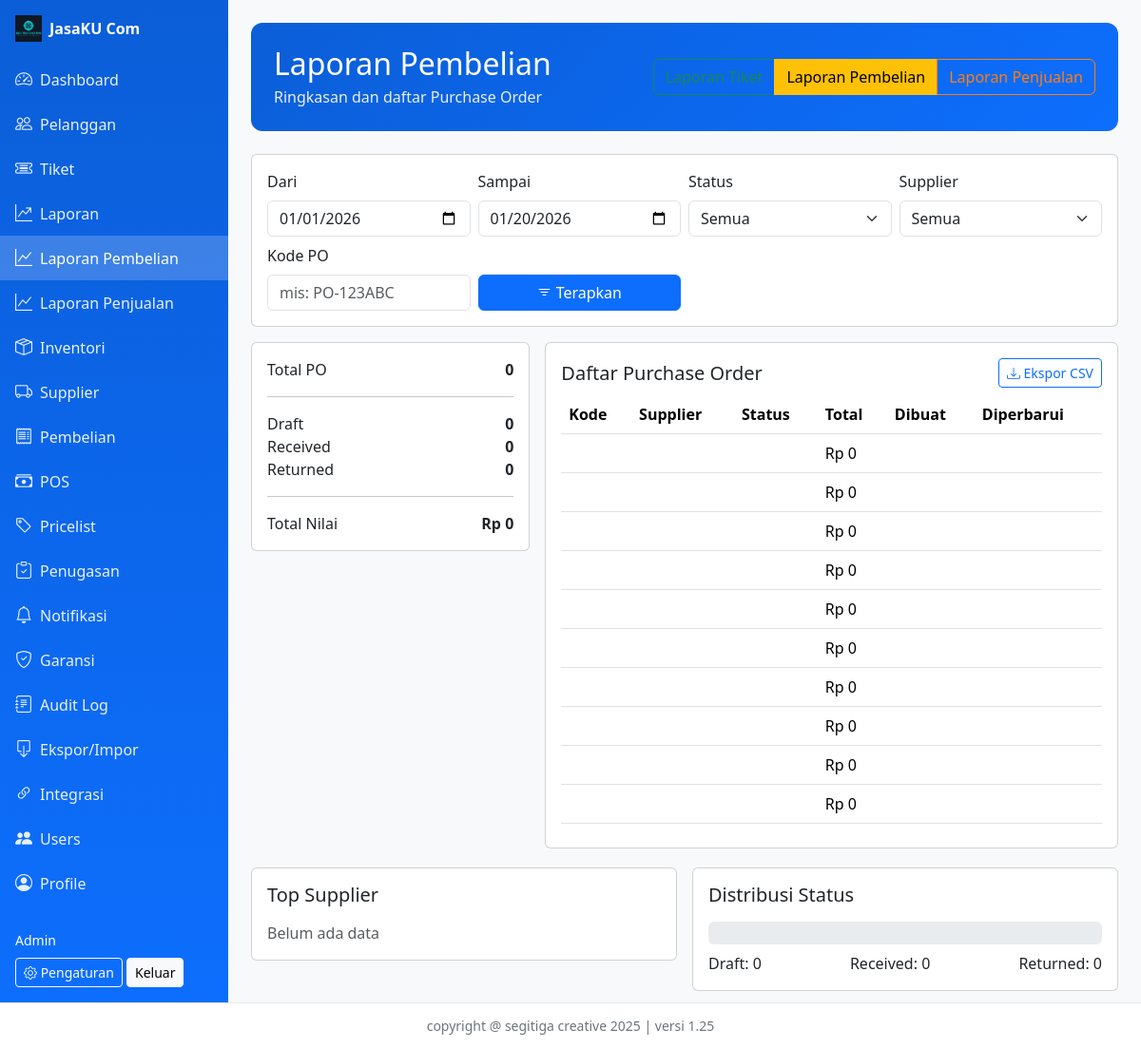
The page /index.php?r=report/purchase (signed in) on the database its author committed.
### tables this page shows
CREATE TABLE `settings` (
  `k` varchar(100) NOT NULL,
  `v` text DEFAULT NULL,
  `updated_at` timestamp NOT NULL DEFAULT current_timestamp() ON UPDATE current_timestamp()
);

### core/Controller.php (called while the page is built, shortened)
<?php
class Controller {
    protected function render($view, $params = []) {
        include __DIR__ . '/../views/layouts/main.php';
    }
}

### controllers/ReportController.php (called while the page is built, shortened)
<?php
require_once __DIR__ . '/../core/Controller.php';
require_once __DIR__ . '/../config/db.php';
class ReportController extends Controller {
    public function purchase() {
        $from = $_GET['from'] ?? date('Y-m-01');
        $to = $_GET['to'] ?? date('Y-m-d');
        $supplier_id = isset($_GET['supplier_id']) ? (int)$_GET['supplier_id'] : 0;
        $code = trim($_GET['code'] ?? '');
        $pdo = db();
        $params = [];
        $where = '1=1';
        if ($code === '' && $from !== '' && $to !== '') { $where .= ' AND po.created_at BETWEEN ? AND ?'; $params[] = $from.' 00:00:00'; $params[] = $to.' 23:59:59'; }
        $stmt = $pdo->prepare("SELECT COUNT(*) AS total,
            SUM(CASE WHEN po.status='Draft' THEN 1 ELSE 0 END) AS draft,
            SUM(CASE WHEN po.status='Received' THEN 1 ELSE 0 END) AS received,
            SUM(CASE WHEN po.status='Returned' THEN 1 ELSE 0 END) AS returned
            FROM purchase_orders po WHERE $where");
        $stmt->execute($params);
        $summary = $stmt->fetch() ?: [];
        $stmtAmt = $pdo->prepare("SELECT SUM(pi.qty*COALESCE(pi.price,0)) AS total_amount
            FROM purchase_orders po LEFT JOIN purchase_items pi ON pi.purchase_id=po.id WHERE $where");
        $stmtAmt->execute($params);
        $amtRow = $stmtAmt->fetch() ?: ['total_amount'=>0];
        $summary['total_amount'] = (float)($amtRow['total_amount'] ?? 0);
        $this->render('report/purchase', compact('from','to','status','supplier_id','code','summary','rows','topSup','suppliers'));
    }
}

### core/Router.php (called while the page is built, shortened)
<?php
class Router {
    public function dispatch() {
        $route = $_GET['r'] ?? 'home/index';
        [$controller, $action] = array_pad(explode('/', $route), 2, 'index');
        $obj = new $class();
        $obj->$action();
    }
}

### public/index.php (called while the page is built)
<?php
require_once __DIR__ . '/../core/Router.php';
$router = new Router();
$router->dispatch();

### config/db.php (called while the page is built, shortened)
<?php
function db() {
    static $instance;
    if ($instance) { return $instance; }
    $host = getenv('DB_HOST') ?: 'localhost';
    $db = getenv('DB_NAME') ?: 'jasaku_pos';
    $user = getenv('DB_USER') ?: 'root';
    $pass = getenv('DB_PASS') ?: '';
    $port = getenv('DB_PORT') ?: '';
    $dsn = $port ? "mysql:host=$host;port=$port;dbname=$db;charset=utf8mb4" : "mysql:host=$host;dbname=$db;charset=utf8mb4";
    $options = [
        PDO::ATTR_ERRMODE => PDO::ERRMODE_EXCEPTION,
        PDO::ATTR_DEFAULT_FETCH_MODE => PDO::FETCH_ASSOC
    ];
    try {
        $instance = new PDO($dsn, $user, $pass, $options);
    } catch (PDOException $e) {
        $msg = $e->getMessage();
        if (strpos($msg, 'Unknown database') !== false || strpos($msg, '1049') !== false) {
            $dsnBase = $port ? "mysql:host=$host;port=$port;charset=utf8mb4" : "mysql:host=$host;charset=utf8mb4";
            $tmp = new PDO($dsnBase, $user, $pass, $options);
            $tmp->exec("CREATE DATABASE IF NOT EXISTS `$db` CHARACTER SET utf8mb4 COLLATE utf8mb4_unicode_ci");
            $instance = new PDO($dsn, $user, $pass, $options);
        } else {
            http_response_code(500);
            throw $e;
        }
    }
    return $instance;
}

### views/report/purchase.php (the view, shortened to what this page needs)
<div class="dashboard-hero mb-4"><div class="d-flex justify-content-between align-items-center"><div><h2 class="mb-1">Laporan Pembelian</h2><div class="subtitle">Ringkasan dan daftar Purchase Order</div></div><div><div class="btn-group"><a href="index.php?r=report/index" class="btn btn-outline-success">Laporan Tiket</a><a href="index.php?r=report/purchase" class="btn btn-warning">Laporan Pembelian</a><a href="index.php?r=report/sales" class="btn" style="border:1px solid #fd7e14;color:#fd7e14">Laporan Penjualan</a></div></div></div></div>
<div class="card mb-3"><div class="card-body"><form method="get" action="index.php"><div class="row g-2 align-items-end"><div class="col-sm-3"><label class="form-label">Dari</label><input type="date" name="from" class="form-control" value="<?= htmlspecialchars($from) ?>"></div><div class="col-sm-3"><label class="form-label">Sampai</label><input type="date" name="to" class="form-control" value="<?= htmlspecialchars($to) ?>"></div><div class="col-sm-3"><label class="form-label">Status</label><select name="status" class="form-select"><option value="">Semua</option></select></div><div class="col-sm-3"><label class="form-label">Supplier</label><select name="supplier_id" class="form-select"><option value="0">Semua</option></select></div><div class="col-sm-3"><label class="form-label">Kode PO</label><input type="text" name="code" class="form-control" value="<?= htmlspecialchars($code??'') ?>" placeholder="mis: PO-123ABC"></div><div class="col-sm-3"><button class="btn btn-primary w-100" type="submit"><i class="bi bi-filter"></i> Terapkan</button></div></div></form></div></div>
<div class="row g-3">
  <div class="col-lg-4">
    <div class="card"><div class="card-body"><div class="d-flex justify-content-between"><div>Total PO</div><div class="fw-bold"><?= (int)($summary['total'] ?? 0) ?></div></div><hr><div class="d-flex justify-content-between"><div>Draft</div><div class="fw-bold"><?= (int)($summary['draft'] ?? 0) ?></div></div><div class="d-flex justify-content-between"><div>Received</div><div class="fw-bold"><?= (int)($summary['received'] ?? 0) ?></div></div><div class="d-flex justify-content-between"><div>Returned</div><div class="fw-bold"><?= (int)($summary['returned'] ?? 0) ?></div></div><hr><div class="d-flex justify-content-between"><div>Total Nilai</div><div class="fw-bold">Rp <?= number_format((float)($summary['total_amount'] ?? 0),0,',','.') ?></div></div></div></div>
  </div>
  <div class="col-lg-8">
    <div class="card"><div class="card-body">
      <div class="d-flex justify-content-between align-items-center mb-2"><h5 class="mb-0">Daftar Purchase Order</h5><div><a class="btn btn-outline-primary btn-sm" href="../api/purchases.php?format=csv&from=<?= urlencode($from) ?>&to=<?= urlencode($to) ?>&supplier_id=<?= (int)($supplier_id??0) ?>"><i class="bi bi-download"></i> Ekspor CSV</a></div></div>
      <div class="table-responsive" style="max-height: 460px; overflow-y: auto;"><table class="table table-hover"><thead><tr><th>Kode</th><th>Supplier</th><th>Status</th><th>Total</th><th>Dibuat</th><th>Diperbarui</th></tr></thead><tbody id="purchase-body">
      <?php foreach ($rows as $x): $total = (float)($x['total'] ?? ($x['SUM(pi.qty*COALESCE(pi.price,0))'] ?? ($x[4] ?? 0))); ?>
      <tr><td></td><td></td><td></td><td>Rp <?= number_format($total,0,',','.') ?></td><td></td><td></td></tr>
      <?php endforeach; if (empty($rows)): ?><tr><td colspan="6" class="text-muted">Belum ada data</td></tr><?php endif; ?>
      </tbody></table></div>
    </div></div>
  </div>
</div>
<div class="row g-3 mt-1">
  <div class="col-lg-6">
    <div class="card"><div class="card-body">
      <h5 class="mb-3">Top Supplier</h5>
      <?php if (empty($topSup)): ?><div class="text-muted">Belum ada data</div><?php endif; ?>
    </div></div>
  </div>
  <div class="col-lg-6">
    <div class="card"><div class="card-body">
      <h5 class="mb-3">Distribusi Status</h5>
      <div class="progress" style="height: 24px;">
      </div>
      <div class="d-flex justify-content-between mt-2">
        <div>Draft: <?= (int)($summary['draft']??0) ?></div>
        <div>Received: <?= (int)($summary['received']??0) ?></div>
        <div>Returned: <?= (int)($summary['returned']??0) ?></div>
      </div>
    </div></div>
  </div>
</div>
</div>

### views/layouts/main.php (shortened to what this page needs)
<?php if (session_status() !== PHP_SESSION_ACTIVE) { session_start(); } $role = $_SESSION['role'] ?? null; ?>
<!doctype html><html lang="id"><head><meta charset="utf-8"><meta name="viewport" content="width=device-width, initial-scale=1">
<link href="https://cdn.jsdelivr.net/npm/bootstrap@5.3.2/dist/css/bootstrap.min.css" rel="stylesheet">
<link href="https://cdn.jsdelivr.net/npm/bootstrap-icons@1.11.1/font/bootstrap-icons.css" rel="stylesheet">
<link href="assets/css/style.css" rel="stylesheet">
</head><body class="layout-page">
<?php if ($role): ?>
<div class="layout">
<?php $store_logo=''; $store_name=''; $base = rtrim(dirname($_SERVER['SCRIPT_NAME']),'/\\').'/'; try { require_once __DIR__.'/../../config/db.php'; $rows = db()->query("SELECT k,v FROM settings")->fetchAll(); $S=[]; foreach($rows as $r) { $S[$r['k']]=$r['v']; } $store_logo = $S['store_logo'] ?? ''; $store_name = $S['store_name'] ?? ($S['company_name'] ?? ''); } catch (Exception $e) {} if (strpos($store_logo,'public/')===0) { $store_logo = substr($store_logo,7); } $logoUrl = $store_logo ? $base.$store_logo : ''; ?>
<aside class="sidebar d-flex flex-column">
  <div class="brand" style="display:flex;align-items:center;gap:8px;">
    <?php if (!empty($logoUrl)): ?><img src="<?= htmlspecialchars($logoUrl) ?>?v=<?= time() ?>" alt="Logo" style="height:28px; width:auto; object-fit:contain;"><?php else: ?><i class="bi bi-tools"></i><?php endif; ?>
    <span><?= htmlspecialchars($store_name!==''?$store_name:ucfirst($role)) ?></span>
  </div>
  <nav class="nav flex-column">
    <?php if ($role==='admin'): ?>
      <a class="nav-link<?= (strpos($_GET['r']??'','dashboard/admin')===0?' active':'') ?>" href="index.php?r=dashboard/admin"><i class="bi bi-speedometer2 me-2"></i><span class="text">Dashboard</span></a>
      <a class="nav-link<?= (strpos($_GET['r']??'','customer/index')===0?' active':'') ?>" href="index.php?r=customer/index"><i class="bi bi-people me-2"></i><span class="text">Pelanggan</span></a>
      <a class="nav-link<?= (strpos($_GET['r']??'','ticket/index')===0?' active':'') ?>" href="index.php?r=ticket/index"><i class="bi bi-ticket-detailed me-2"></i><span class="text">Tiket</span></a>
      <a class="nav-link<?= (strpos($_GET['r']??'','report/index')===0?' active':'') ?>" href="index.php?r=report/index"><i class="bi bi-graph-up-arrow me-2"></i><span class="text">Laporan</span></a>
      <a class="nav-link<?= (strpos($_GET['r']??'','report/purchase')===0?' active':'') ?>" href="index.php?r=report/purchase"><i class="bi bi-graph-up me-2"></i><span class="text">Laporan Pembelian</span></a>
      <a class="nav-link<?= (strpos($_GET['r']??'','report/sales')===0?' active':'') ?>" href="index.php?r=report/sales"><i class="bi bi-graph-up me-2"></i><span class="text">Laporan Penjualan</span></a>
      <a class="nav-link<?= (strpos($_GET['r']??'','inventory/index')===0?' active':'') ?>" href="index.php?r=inventory/index"><i class="bi bi-box-seam me-2"></i><span class="text">Inventori</span></a>
      <a class="nav-link<?= (strpos($_GET['r']??'','supplier/index')===0?' active':'') ?>" href="index.php?r=supplier/index"><i class="bi bi-truck me-2"></i><span class="text">Supplier</span></a>
      <a class="nav-link<?= (strpos($_GET['r']??'','purchase/index')===0?' active':'') ?>" href="index.php?r=purchase/index"><i class="bi bi-receipt me-2"></i><span class="text">Pembelian</span></a>
      <a class="nav-link<?= (strpos($_GET['r']??'','pos/index')===0?' active':'') ?>" href="index.php?r=pos/index"><i class="bi bi-cash-stack me-2"></i><span class="text">POS</span></a>
      <a class="nav-link<?= (strpos($_GET['r']??'','pricelist/index')===0?' active':'') ?>" href="index.php?r=pricelist/index"><i class="bi bi-tag me-2"></i><span class="text">Pricelist</span></a>
      <a class="nav-link<?= (strpos($_GET['r']??'','assignment/index')===0?' active':'') ?>" href="index.php?r=assignment/index"><i class="bi bi-clipboard-check me-2"></i><span class="text">Penugasan</span></a>
      <a class="nav-link<?= (strpos($_GET['r']??'','notification/index')===0?' active':'') ?>" href="index.php?r=notification/index"><i class="bi bi-bell me-2"></i><span class="text">Notifikasi</span></a>
      <a class="nav-link<?= (strpos($_GET['r']??'','warranty/index')===0?' active':'') ?>" href="index.php?r=warranty/index"><i class="bi bi-shield-check me-2"></i><span class="text">Garansi</span></a>
      <a class="nav-link<?= (strpos($_GET['r']??'','audit/index')===0?' active':'') ?>" href="index.php?r=audit/index"><i class="bi bi-journal-text me-2"></i><span class="text">Audit Log</span></a>
      <a class="nav-link<?= (strpos($_GET['r']??'','export/index')===0?' active':'') ?>" href="index.php?r=export/index"><i class="bi bi-box-arrow-down me-2"></i><span class="text">Ekspor/Impor</span></a>
      <a class="nav-link<?= (strpos($_GET['r']??'','integration/index')===0?' active':'') ?>" href="index.php?r=integration/index"><i class="bi bi-link-45deg me-2"></i><span class="text">Integrasi</span></a>
      <a class="nav-link<?= (strpos($_GET['r']??'','users/index')===0?' active':'') ?>" href="index.php?r=users/index"><i class="bi bi-people-fill me-2"></i><span class="text">Users</span></a>
      <a class="nav-link<?= (strpos($_GET['r']??'','profile/index')===0?' active':'') ?>" href="index.php?r=profile/index"><i class="bi bi-person-circle me-2"></i><span class="text">Profile</span></a>
    <?php endif; ?>
  </nav>
  <div class="user mt-auto"><div class="small"><?= htmlspecialchars($_SESSION['name'] ?? '') ?></div><?php if ($role==='admin'): ?><a class="btn btn-outline-light btn-sm mt-2" href="index.php?r=settings/index"><i class="bi bi-gear"></i> Pengaturan</a><?php endif; ?>
      <a class="btn btn-light btn-sm mt-2" href="index.php?r=auth/logout">Keluar</a></div>
</aside>
<main class="content"><div class="container-fluid px-0">
<?php include $viewFile; ?>
</div></main>
<?php else: ?>
<div class="container py-5"><?php include $viewFile; ?></div>
<?php endif; ?>
<footer class="footer">copyright @ segitiga creative 2025 | versi 1.25</footer>
</body></html>

### public/assets/css/style.css (style rules this page uses)
:root { --blue-600: #0d6efd; --blue-700: #0b5ed7; --blue-800: #0a58ca; --blue-100: #e7f1ff; --footer-h: 48px; }
body { background-color: #f8f9fa; }
.dashboard-hero { background: linear-gradient(135deg, var(--blue-700), var(--blue-600)); color: #fff; border-radius: 12px; padding: 24px; }
.dashboard-hero .subtitle { opacity: .9; }
.progress { height: 8px; }
.layout { display: flex; min-height: 100vh; height: 100vh; overflow: hidden; }
.sidebar { position: fixed; top: 0; left: 0; bottom: var(--footer-h); width: 240px; display: flex; flex-direction: column; overflow-y: auto; overflow-x: hidden; background: linear-gradient(180deg, var(--blue-700), var(--blue-600)); color: #fff; padding: 16px 0; transition: transform .2s ease; z-index: 1040; }
.sidebar .brand { font-weight: 600; padding: 0 16px; display: flex; align-items: center; gap: 10px; }
.sidebar .nav { margin-top: 16px; flex: 1; overflow-y: auto; overflow-x: hidden; display: flex; flex-direction: column; flex-wrap: nowrap; }
.sidebar .nav-link i { font-size: 18px; }
.sidebar .nav { position: static; }
.sidebar .nav-link { color: #e7f1ff; padding: 10px 16px; border-radius: 0; display: block; width: 100%; white-space: nowrap; }
.sidebar .nav-link.active { background-color: rgba(255,255,255,.2); color: #fff; }
.sidebar .user { margin-top: auto; padding: 0 16px; }
.content { flex: 1; padding: 24px; margin-left: 240px; height: 100vh; overflow-y: auto; padding-bottom: calc(var(--footer-h) + 12px); }
.layout-page { padding-bottom: 0 !important; overflow-y: hidden; height: 100vh; }
.footer { position: fixed; bottom: 0; left: 0; right: 0; background: #fff; border-top: 1px solid #e5e7eb; display: flex; align-items: center; justify-content: center; height: var(--footer-h); padding: 0 16px; color: #6c757d; font-size: 14px; z-index: 1030; }

### rows shown on the page
settings: total "0"
settings: total "0"
settings: total "0"
settings: total "0"
settings: total "0"
settings: total "0"
settings: total "0"
settings: total "0"
settings: total "0"
settings: total "0"

### other values the page prints
$store_name!==''?$store_name:ucfirst($role) "JasaKU Com"
$_SESSION['name'] "Admin"
$summary['total'] "0"
$summary['draft'] "0"
$summary['received'] "0"
$summary['returned'] "0"
$summary['total_amount'] "0"
